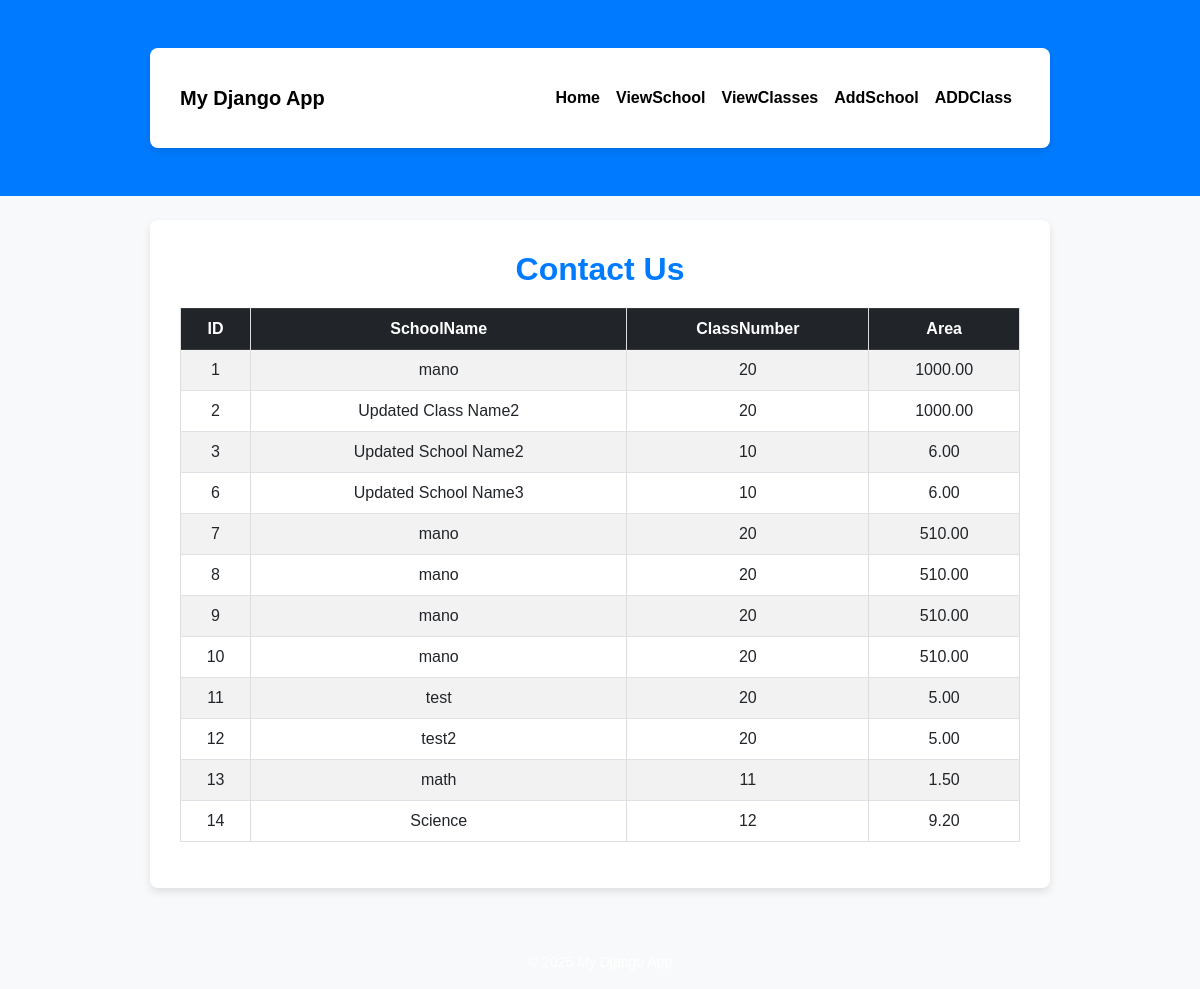
/school/list/, run on the app's committed database.
### myapp/models.py (models this page shows, shortened)
class School(models.Model):
    name = models.CharField(max_length=100, unique=True)
    number_of_classes = models.PositiveIntegerField(default=0)
    computed_area = models.DecimalField(
        max_digits=10,
        decimal_places=2,
        editable=False,
        null=True,
        blank=True
    )

### myapp/viewsets.py (the view, shortened to what this page needs)
# urls.py: path("school/list/", SchoolViewSet.as_view(), name="school_list"),  # GET: List Schools
@method_decorator(csrf_exempt, name="dispatch")
class SchoolViewSet(View):
    def get(self, request, *args, **kwargs):
        schools = School.objects.all()
        if not schools.exists():
            return JsonResponse({"message": "No schools found"}, status=404)
        schools_json = [
        {
            "id": school.id,
            "name": school.name,
            "number_of_classes": school.number_of_classes,
            "computed_area": school.computed_area,
        }
        for school in schools
    ]
        print(schools_json)
        context = {"schools":schools_json}
        return render(request, "school.html",context)

### myapp/templates/school.html (shortened to what this page needs)
{% extends "base.html" %}
{% load static %}
{% load custom_filters %}
{% block head %}
    <link rel="stylesheet" href="{% static 'css/contact/contact.css' %}">
{% endblock %}
{% block content %}
    <h1>Contact Us</h1>
    <table class="table table-bordered table-striped">
        <thead class="table-dark">
            <tr>
                <th>ID</th>
                <th>SchoolName</th>
                <th>ClassNumber</th>
                <th>Area</th>
            </tr>
        </thead>
        <tbody>
            {% for school in schools %}
            <tr>
                <td>{{ school.id }}</td>
                <td>{{ school.name }}</td>
                <td>{{ school.number_of_classes }}</td>
                <td>{{ school.computed_area}}</td>
            </tr>
            {% empty %}
            <tr>
                <td colspan="4" class="text-center">No class areas found</td>
            </tr>
            {% endfor %}
        </tbody>
    </table>
{% endblock %}

### templates/base.html (shortened to what this page needs)
<!DOCTYPE html>
<html lang="en">
<head>
    {% load static %}
    <link rel="stylesheet" href="https://cdn.jsdelivr.net/npm/bootstrap@5.3.0/dist/css/bootstrap.min.css">
    <link rel="stylesheet" href="{% static 'css/style.css' %}">
    {% block head %}{% endblock %}
</head>
<body>
    <nav class="navbar navbar-expand-lg navbar-light bg-light">
        <div class="container">
            <a class="navbar-brand" href="{% url 'home' %}">My Django App</a>
            <div class="collapse navbar-collapse" id="navbarNav">
                <ul class="navbar-nav ms-auto">
                    <li class="nav-item">
                        <a class="nav-link" href="{% url 'home' %}">Home</a>
                    </li>
                    <li class="nav-item">
                        <a class="nav-link" href="{% url 'school_list' %}">ViewSchool</a>
                    </li>
                    <li class="nav-item">
                        <a class="nav-link" href="{% url 'class_list' %}">ViewClasses</a>
                    </li>
                    <li class="nav-item">
                        <a class="nav-link" href="{% url 'add_school_page' %}">AddSchool</a>
                    </li>
                    <li class="nav-item">
                        <a class="nav-link" href="{% url 'add_class_page' %}">ADDClass</a>
                    </li>
                </ul>
            </div>
        </div>
    </nav>
    <div class="container mt-4">
        {% block content %}{% endblock %}
    </div>
    <footer class="text-center py-3 mt-5 bg-light">
        <p>&copy; 2025 My Django App</p>
    </footer>
</body>
</html>

### myapp/static/css/style.css (style rules this page uses)
body { font-family: 'Arial', sans-serif; background-color: #f8f9fa; margin: 0; padding: 0; }
.navbar { background-color: #007bff !important; }
.navbar a { color: black !important; font-weight: bold; }
.navbar-nav .nav-link { transition: color 0.3s ease-in-out; }
.container { max-width: 900px; margin: 40px auto; background: white; padding: 30px; border-radius: 8px; box-shadow: 0 4px 8px rgba(0, 0, 0, 0.1); text-align: center; }
h1 { color: #007bff; font-size: 32px; font-weight: bold; margin-bottom: 20px; }
a { color: black; }
footer { background-color: #007bff; color: white; padding: 15px 0; position: relative; width: 100%; bottom: 0; }
footer p { margin: 0; font-size: 14px; }

### myapp/static/css/contact/contact.css (style rules this page uses)
table { width: 100%; border-collapse: collapse; }
th, td { padding: 10px; text-align: center; border: 1px solid #ddd; }
th { background-color: #333; color: white; }
tr:nth-child(even) { background-color: #f2f2f2; }

### data on the page
School: name "mano", computed_area "1000.00"
School: name "Updated Class Name2", computed_area "1000.00"
School: name "Updated School Name2", computed_area "6.00"
School: name "Updated School Name3", computed_area "6.00"
School: name "mano", computed_area "510.00"
School: name "mano", computed_area "510.00"
School: name "mano", computed_area "510.00"
School: name "mano", computed_area "510.00"
School: name "test", computed_area "5.00"
School: name "test2", computed_area "5.00"
School: name "math", computed_area "1.50"
School: name "Science", computed_area "9.20"

### other printed values
{{ school.id }} "1" "2" "3" "6" "7" "8" "9" "10" "11" "12" "13" "14"
{{ school.number_of_classes }} "20" "20" "10" "10" "20" "20" "20" "20" "20" "20" "11" "12"
